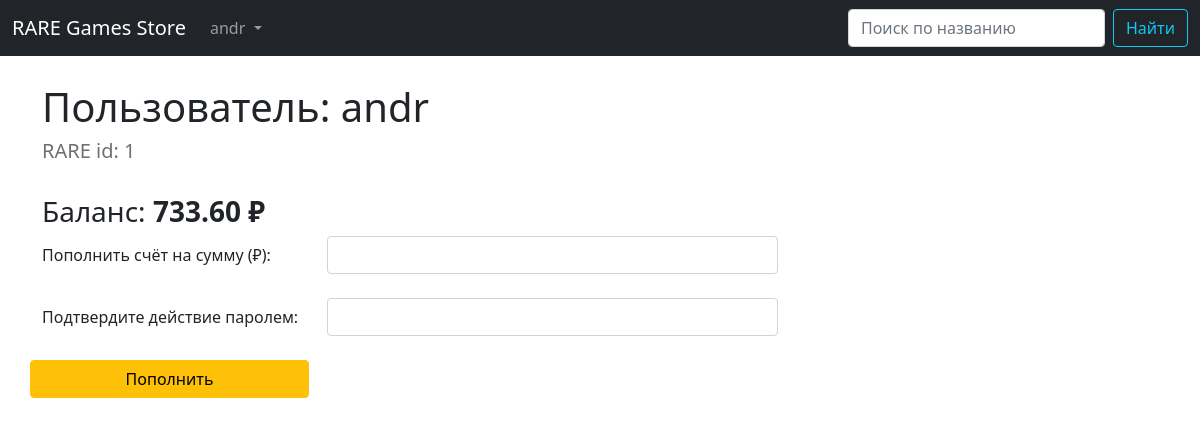
Before: /add_balance/ (signed in) with the older database file.
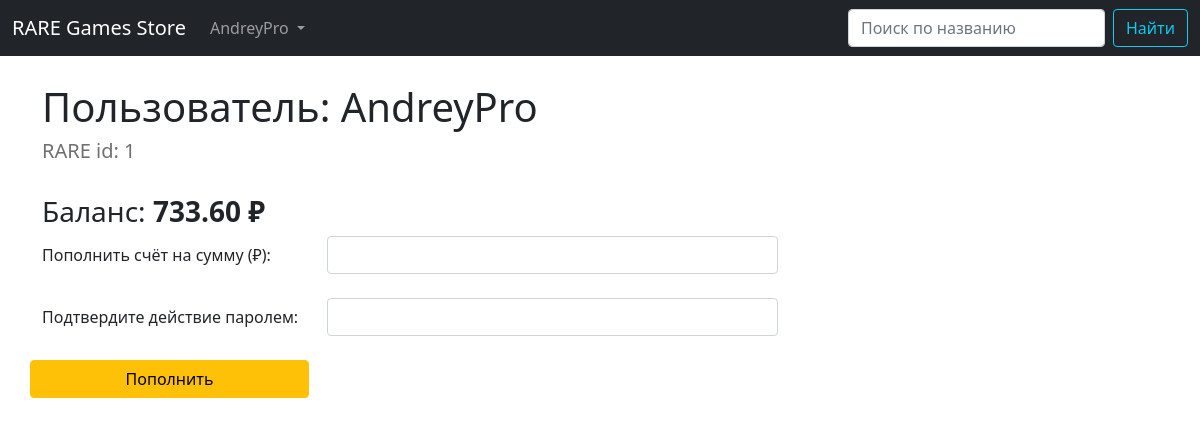
After: the same page with the newer database file.
### data/users.py (models this page shows, shortened)
class User(SqlAlchemyBase, UserMixin, SerializerMixin, Model):
    __tablename__ = 'users'
    id = sqlalchemy.Column(sqlalchemy.Integer, primary_key=True, autoincrement=True)
    name = sqlalchemy.Column(sqlalchemy.String(25), nullable=True)
    about = sqlalchemy.Column(sqlalchemy.String(256), nullable=True)
    email = sqlalchemy.Column(sqlalchemy.String(64), index=True, unique=True, nullable=True)
    hashed_password = sqlalchemy.Column(sqlalchemy.String, nullable=True)
    created_date = sqlalchemy.Column(sqlalchemy.DateTime, default=datetime.datetime.now)
    balance = sqlalchemy.Column(sqlalchemy.Float, default=0.0)
    is_admin = sqlalchemy.Column(sqlalchemy.Boolean, default=False)
    user_favorites = sqlalchemy.Column(sqlalchemy.String(), default='')   # ++orm.relationship
    user_basket = sqlalchemy.Column(sqlalchemy.String(), default='')      # ++orm.relationship
    user_library = sqlalchemy.Column(sqlalchemy.String(), default='')     # ++orm.relationship
    games = orm.relation("Games", back_populates='user')
    comments = orm.relationship("Comments", back_populates='user')

### main.py (the view, shortened to what this page needs)
@app.route("/add_balance/", methods=['GET', 'POST'])
def add_balance():
    if current_user.is_authenticated:
        db_sess = db_session.create_session()
        user = db_sess.query(User).get(current_user.id)
        form = AddBalanceForm()
        return render_template("add_balance.html", title='Пополнить баланс', user=user, form=form)
    return redirect(url_for("register"))

### forms/user.py
class AddBalanceForm(FlaskForm):
    password = PasswordField('Подтвердите действие паролем:', validators=[DataRequired()])
    add_balance = FloatField('Пополнить счёт на сумму (₽):', validators=[DataRequired(), number_range(min=0, max=10_000,
                             message='Вы ввели отрицательную или слишком большую (более 10 000) сумму')])
    submit = SubmitField('Пополнить')

### data/db_session.py (called while the page is built)
def create_session() -> Session:
    global __factory
    return __factory()

### data/model.py (called while the page is built)
    @staticmethod
    def value_to_str(value, is_total=False):
        if isinstance(value, int) or isinstance(value, float):
            if round(value, 2) or is_total:
                return f"{value:0.2f} ₽"
            return "Бесплатно"

### main.py (called while the page is built)
@login_manager.user_loader
def load_user(user_id):
    db_sess = db_session.create_session()
    return db_sess.query(User).get(user_id)

### templates/add_balance.html (shortened to what this page needs)
{% extends "base.html" %}
{% block content %}
<h1>Пользователь: {{ user.name }}</h1>
<h5 class="grey">RARE id: {{ user.id }}</h5><br>
<h3>Баланс: <b>{{ user.value_to_str(user.balance) }}</b></h3>
<form action="" method="post">
  <div class="form-group row">
    {{ form.add_balance.label(class="col-xxs-10 col-xs-6 col-md-5 col-lg-3 col-form-label") }}
	  <div class="col-xs-3 col-md-4 col-lg-5">{{ form.add_balance(class="form-control") }}</div><br>
  </div><br>
	<div class="form-group row">
    {{ form.password.label(class="col-xxs-10 col-xs-6 col-md-5 col-lg-3 col-form-label") }}
		<div class="col-xs-3 col-md-4 col-lg-5">{{ form.password(class="form-control", type="password") }}</div><br>
  </div><br>
  <div class="form-group row col-xxs-5 col-xs-4 col-sm-3 col-lg-3">{{ form.submit(type="submit", class="btn btn-warning") }}</div>
</form>
{% endblock %}

### templates/base.html (shortened to what this page needs)
<!doctype html>
<html lang="ru">
<head>
  <link rel="stylesheet" href="{{ url_for('static', filename='css/style.css') }}">
	<link href="https://cdn.jsdelivr.net/npm/bootstrap@5.0.2/dist/css/bootstrap.min.css" rel="stylesheet"
>
</head>
<header style="margin-bottom: 20pt">
	<nav class="navbar navbar-expand-lg navbar-dark bg-dark">
		<div class="container-fluid">
		<a class="navbar-brand mb-0 h1" href="/#">RARE Games Store</a>
		  <div class="collapse navbar-collapse" id="navbarNavDarkDropdown">
		    <ul class="nav navbar-nav me-auto mb-2 mb-lg-0">
			    {% if current_user.is_authenticated %}
		      <li class="nav-item dropdown active">
		        <a class="nav-link dropdown-toggle" href="#" data-target="#" id="navbarDarkDropdownMenuLink"
		            role="button" data-toggle="dropdown" aria-haspopup="true" aria-expanded="false">
		          {{ current_user.name }}
		        </a>
		      </li>
		    {% endif %}
				</ul>
			  <form class="d-flex" method="POST" action="/search">
	        <input class="form-control me-2" type="search" placeholder="Поиск по названию" aria-label="Search" name="search_text">
				  <button class="btn btn-outline-info" type="submit">Найти</button>
	      </form>
		  </div>
	  </div>
	</nav>
</header>
<body>
<main role="main" class="container">
    {% block content %}{% endblock %}
</main>
</body>
</html>

Changed rows visible on the page:
changed User id 1: name "andr" → "AndreyPro"
